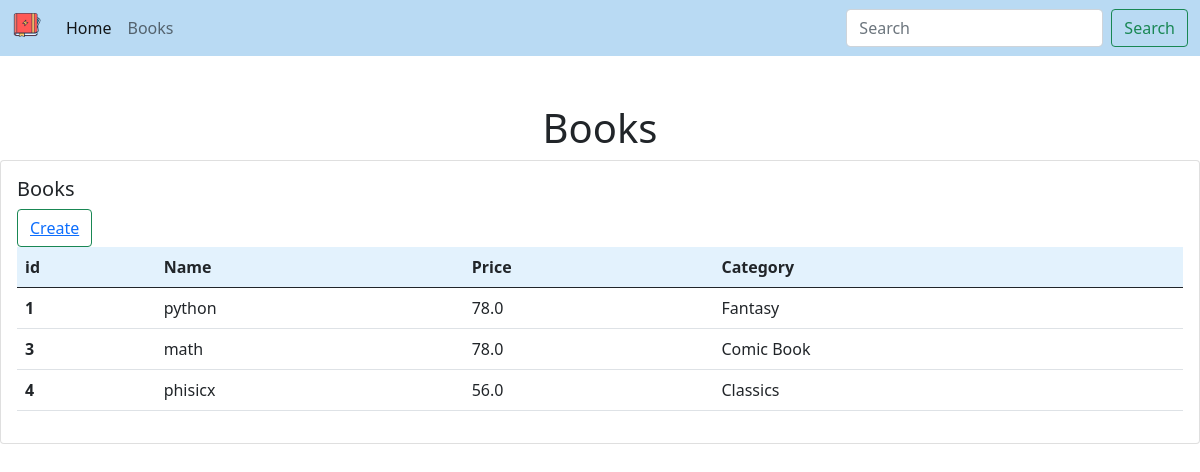
The page / on the database its author committed.
### blog/models.py (models this page shows, shortened)
class Book(models.Model):
    CATEGORY =[
        ('Classics','Classics'),
        ('Comic Book', 'Comic Book'),
        ('Fantasy', 'Fantasy'),
        ('Horror', 'Horror'),
    ]
    name = models.CharField(max_length=190, null=True)
    author = models.CharField(max_length=190, null=True)
    price = models.FloatField(null=True)
    category = models.CharField(max_length=190, null=True, choices=CATEGORY)
    description = models.CharField(max_length=190, null=True)
    tags = models.ManyToManyField(Tag)
    created_dt = models.DateTimeField(auto_now_add=True, null=True)

### blog/views.py (the view)
# urls.py: path('', views.home, name='home'),
def home(request):
    books = Book.objects.all()
    return render(request, 'home.html', {'books': books})

### templates/home.html
{% extends 'base.html' %}
{% load static %}
{% block content %}
<h1 class="pt-5" align="center">Books</h1>
<div class="col">
    <div class="card">
      <div class="card-body">
        <h5 class="card-title">Books</h5>
        <button type="button" class="btn btn-outline-success"><a href="">Create</a></button>
          <table class="table" >
          <thead style="background-color: #e3f2fd;">
            <tr>
              <th scope="col">id</th>
              <th scope="col">Name</th>
              <th scope="col">Price</th>
              <th scope="col">Category</th>
            </tr>
          </thead>
          <tbody>
          {% for book in books %}
            <tr>
              <th scope="col">{{ book.pk }}</th>
              <td>{{ book.name }}</td>
              <td>{{ book.price }}</td>
              <td>{{ book.category }}</td>
            </tr>
          {% endfor %}
          </tbody>
        </table>
    </div>
  </div>
</div>
{% endblock %}

### rows shown on the page
Book: pk "1", name "python", price "78.0", category "Fantasy"
Book: pk "3", name "math", price "78.0", category "Comic Book"
Book: pk "4", name "phisicx", price "56.0", category "Classics"
